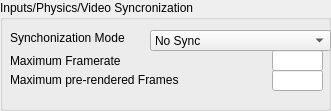
    <widget class="QGroupBox" name="groupBox_3">
     <property name="geometry">
      <rect>
       <x>880</x>
       <y>0</y>
       <width>331</width>
       <height>111</height>
      </rect>
     </property>
     <property name="title">
      <string>Inputs/Physics/Video Syncronization</string>
     </property>
     <property name="flat">
      <bool>false</bool>
     </property>
     <widget class="QLabel" name="LabelSyncMode">
      <property name="geometry">
       <rect>
        <x>10</x>
        <y>30</y>
        <width>141</width>
        <height>16</height>
       </rect>
      </property>
      <property name="frameShape">
       <enum>QFrame::Shape::NoFrame</enum>
      </property>
      <property name="text">
       <string>Synchonization Mode</string>
      </property>
     </widget>
     <widget class="QComboBox" name="SyncMode">
      <property name="enabled">
       <bool>true</bool>
      </property>
      <property name="geometry">
       <rect>
        <x>150</x>
        <y>30</y>
        <width>181</width>
        <height>21</height>
       </rect>
      </property>
      <item>
       <property name="text">
        <string>No Sync</string>
       </property>
      </item>
      <item>
       <property name="text">
        <string>Vertical Sync</string>
       </property>
      </item>
      <item>
       <property name="text">
        <string>Adaptive Sync</string>
       </property>
      </item>
      <item>
       <property name="text">
        <string>Frame Pacing(default)</string>
       </property>
      </item>
     </widget>
     <widget class="QLabel" name="LabelMaximumFramerate">
      <property name="geometry">
       <rect>
        <x>10</x>
        <y>50</y>
        <width>141</width>
        <height>21</height>
       </rect>
      </property>
      <property name="frameShape">
       <enum>QFrame::Shape::NoFrame</enum>
      </property>
      <property name="text">
       <string>Maximum Framerate</string>
      </property>
     </widget>
     <widget class="QLabel" name="LabelMaxPreRenderedFrames">
      <property name="geometry">
       <rect>
        <x>10</x>
        <y>70</y>
        <width>191</width>
        <height>20</height>
       </rect>
      </property>
      <property name="frameShape">
       <enum>QFrame::Shape::NoFrame</enum>
      </property>
      <property name="text">
       <string>Maximum pre-rendered Frames</string>
      </property>
     </widget>
     <widget class="QLineEdit" name="MaxFramerate">
      <property name="geometry">
       <rect>
        <x>272</x>
        <y>50</y>
        <width>51</width>
        <height>21</height>
       </rect>
      </property>
      <property name="inputMask">
       <string/>
      </property>
      <property name="text">
       <string/>
      </property>
      <property name="frame">
       <bool>true</bool>
      </property>
     </widget>
     <widget class="QLineEdit" name="MaxPrerenderedFrames">
      <property name="geometry">
       <rect>
        <x>272</x>
        <y>70</y>
        <width>51</width>
        <height>21</height>
       </rect>
      </property>
      <property name="inputMask">
       <string/>
      </property>
      <property name="text">
       <string/>
      </property>
     </widget>
    </widget>
